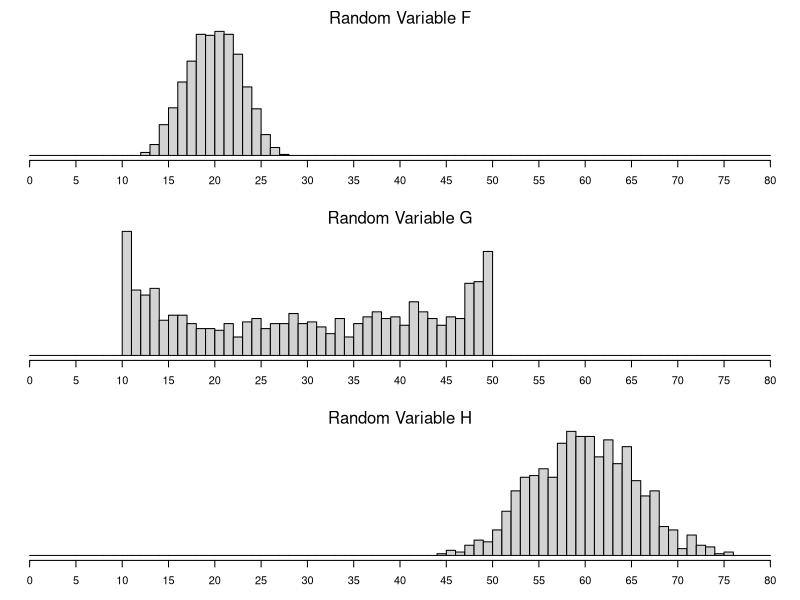

This figure's R source:
## ---- chunk 1
## DATA GENERATION

shapes = c("tight","uniform","bimodal")

while(T){
  b = sort(sample(c(6,1,0.6),3,replace=T),decreasing=T)
  r = sort(sample(c(20,30,40),3,replace=T))
  m = sample(c(20,30,40,50,60),3)
  if(sd(b)!=0 & sd(r)!=0 & (b[1]!=b[2]|r[1]!=r[2]) & (b[2]!=b[3]|r[2]!=r[3])){
    break
  }
}

x1 = rbeta(1000,b[1],b[1])*r[1]+m[1]-r[1]/2
x2 = rbeta(1000,b[2],b[2])*r[2]+m[2]-r[2]/2
x3 = rbeta(1000,b[3],b[3])*r[3]+m[3]-r[3]/2

xs = c(x1,x2,x3)

ord = sample(0:2)
let = c("F","G","H")

xx1 = xs[(ord[1]*1000+1):(ord[1]*1000+1000)]
xx2 = xs[(ord[2]*1000+1):(ord[2]*1000+1000)]
xx3 = xs[(ord[3]*1000+1):(ord[3]*1000+1000)]

par(mar=c(3,0,2,0))
layout(matrix(c(1,2,3), 3, 1, byrow = TRUE))
hist(xx1,breaks=(0:80),ann=F,yaxt="n",xaxt="n")
mtext("Random Variable F",side=3)
axis(1,at=0:16*5)
hist(xx2,breaks=(0:80),ann=F,yaxt="n",xaxt="n")
mtext("Random Variable G",side=3)
axis(1,at=0:16*5)
hist(xx3,breaks=(0:80),ann=F,yaxt="n",xaxt="n")
mtext("Random Variable H",side=3)
axis(1,at=0:16*5)
